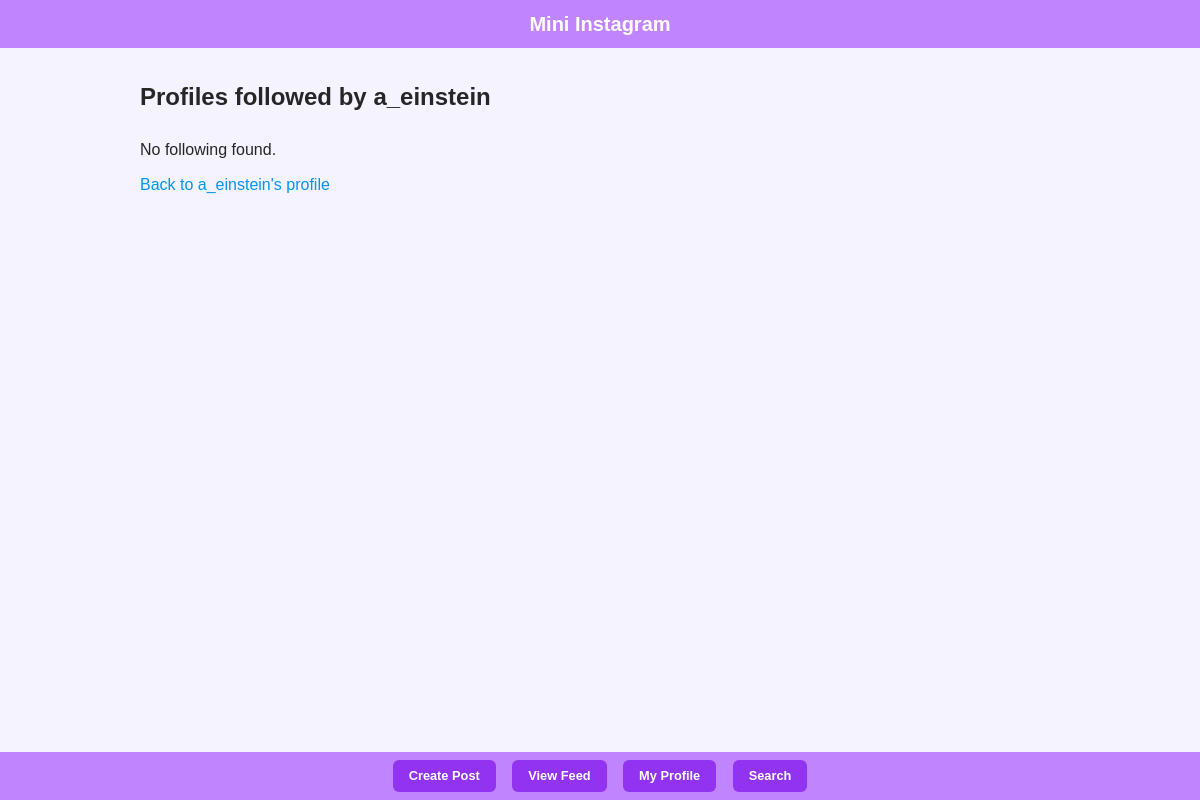
Page /mini_insta/profile/4/followers on the earlier database version.
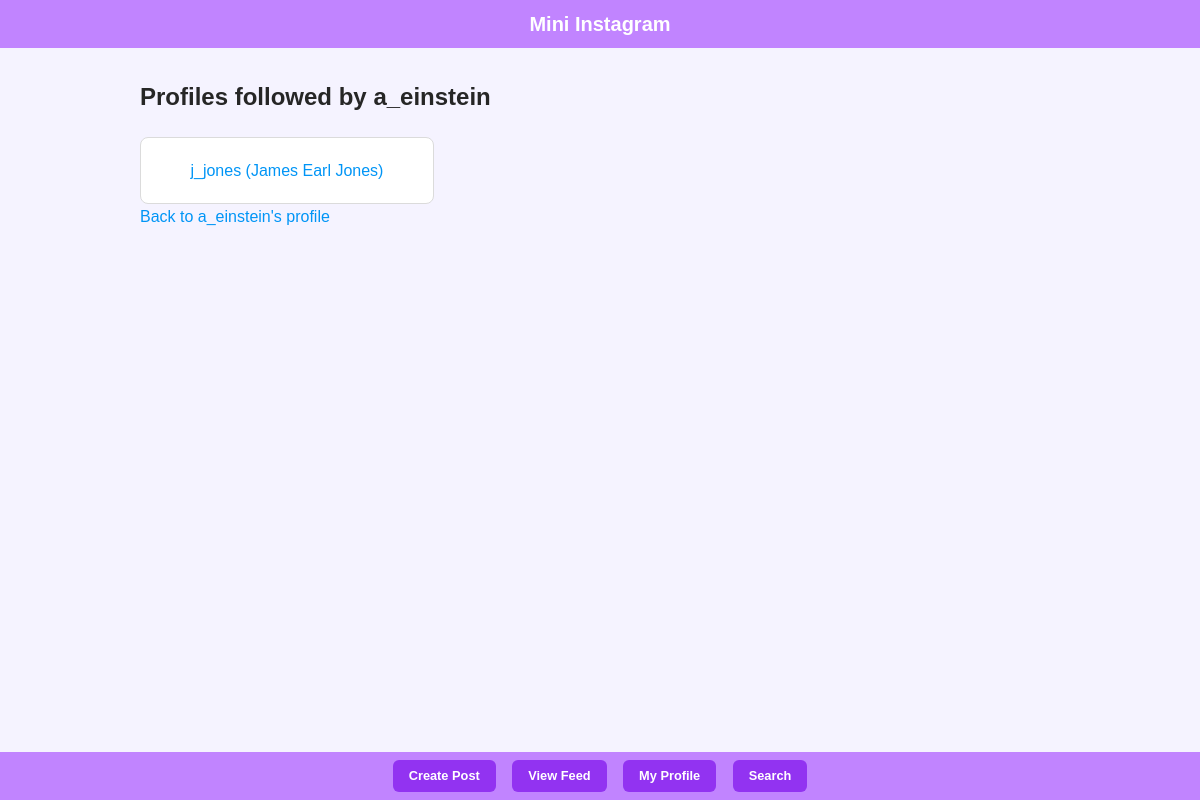
Same page on the later database version.
### mini_insta/models.py (models this page shows, shortened)
class Follow(models.Model):
    profile = models.ForeignKey(Profile, on_delete=models.CASCADE, related_name='propfile')
    follower_profile = models.ForeignKey(Profile, on_delete=models.CASCADE, related_name='follower_profile')
    timestamp = models.DateField(auto_now_add=True)

class Profile(models.Model):
    username = models.CharField()
    display_name = models.TextField(blank=True)
    profile_image_url = models.URLField(blank=True)
    bio_text = models.TextField(blank=True)
    join_date = models.DateField(auto_now_add=True)
    def get_following(self):
        return list(Follow.objects.filter(follower_profile=self))

### mini_insta/views.py (the view)
# urls.py: path('profile/<int:pk>/followers', ShowFollowingDetailView.as_view(), name='show_following'), #route to show following of a profile
class ShowFollowingDetailView(DetailView):
    model = Profile
    template_name = 'mini_insta/show_following.html'
    context_object_name = 'profile'

### mini_insta/templates/mini_insta/show_following.html
{% extends 'mini_insta/base.html' %}
{% block content %}
    <h2>Profiles followed by {{ profile.username }}</h2>
    {% if profile.get_following %}
        <ul>
            {% for follow in profile.get_following %}
                <li>
                    <a href="{% url 'show_profile' follow.profile.pk %}">
                        {{ follow.profile.username }} ({{ follow.profile.display_name }})
                    </a>
                </li>
            {% endfor %}
        </ul>
    {% else %}
        <p>No following found.</p>
    {% endif %}
    <a href="{% url 'show_profile' profile.pk %}">Back to {{ profile.username }}'s profile</a>
{% endblock %}

Differences in the rows shown:
added Follow: profile.username "j_jones", profile.display_name "James Earl Jones"
Other differences:
text no longer shown: "No following found."
